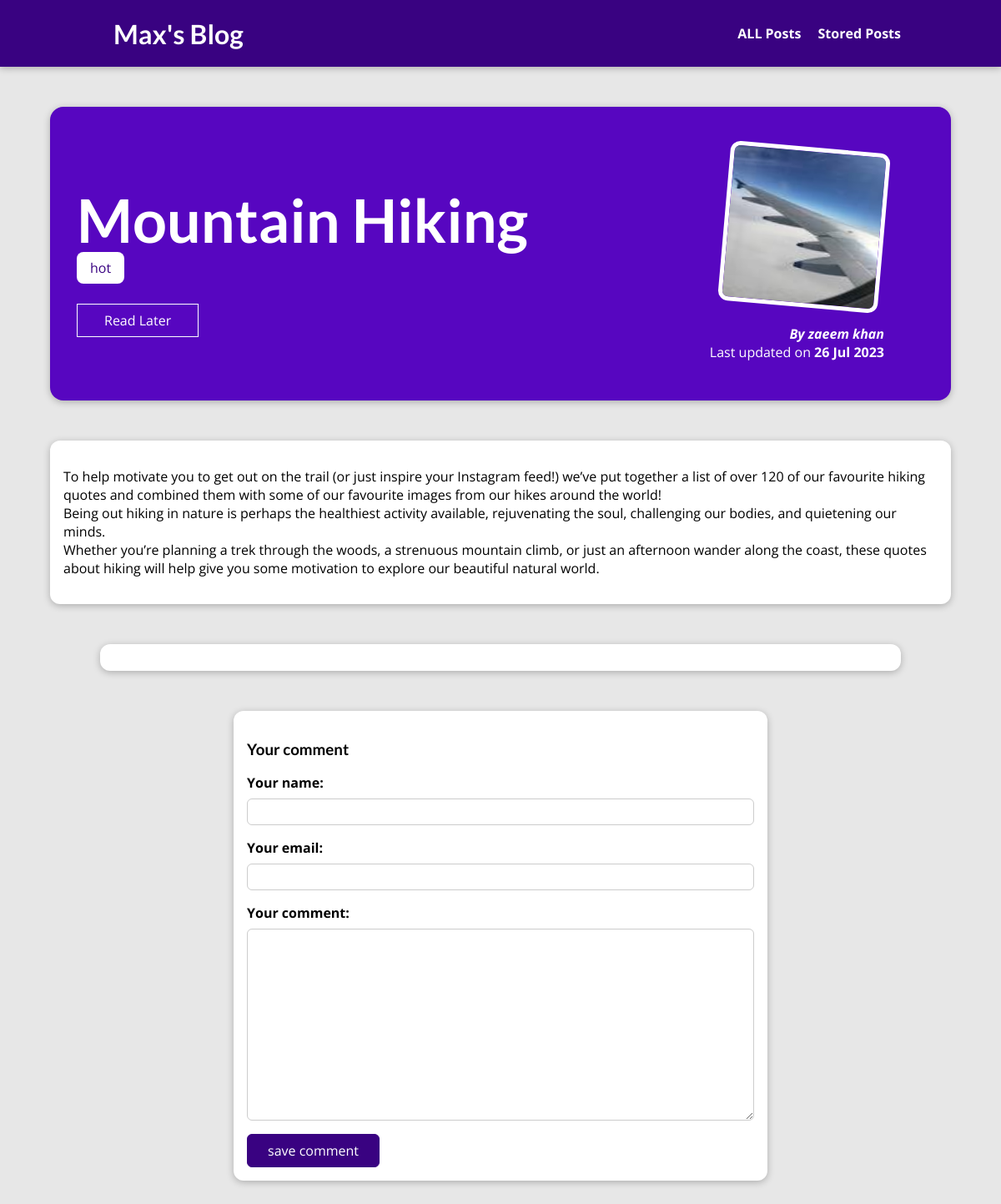
The app's page /posts/mountain-hiking with its own data.
### du2/models.py (models this page shows, shortened)
class Post(models.Model):
    title = models.CharField(max_length=150)
    excerpt = models.CharField(max_length=200)
    image = models.ImageField(upload_to="posts", null=True)
    date = models.DateField(auto_now=True)
    slug = models.SlugField(unique=True, db_index=True)
    content = models.TextField(validators=[MinLengthValidator(10)])
    author = models.ForeignKey(
        Author, on_delete=models.SET_NULL,null=True, related_name="posts")
    tags=models.ManyToManyField(Tag)

class Tag(models.Model):
    caption = models.CharField(max_length=20)

class Author(models.Model):
    first_name = models.CharField(max_length=100)
    last_name = models.CharField(max_length=100)
    email_address = models.EmailField()
    def full_name(self):
        return f"{self.first_name} {self.last_name}"
    def __str__(self):
        return self.full_name()

### du2/views.py (the view, shortened to what this page needs)
# urls.py: path("posts/<slug:slug>",views.post_detail.as_view(),name="post-detail-page"),
class post_detail(View):
     def is_stored_post(self,request,post_id):
         stored_posts=request.session.get("stored_posts")
         if stored_posts is not None:
            is_saved_for_later= post_id in stored_posts
         else:
             is_saved_for_later=False
         return is_saved_for_later
     def get(self, request, slug):
           posts=Post.objects.get(slug=slug)
           context={
               "post":posts,
               "post_tags": posts.tags.all(),
               "comment_form": Commentform(),
               "comments": posts.comments.all(),
               "save_for_later": self.is_stored_post(request,posts.id)
           }
           return render(request, "du2/post-detail.html", context)

### du2/forms.py
class Commentform(forms.ModelForm):
    class Meta:
        model= Comment
        exclude=["posts"]
        labels={
            "user_name":"Your name",
            "user_email": "Your email",
            "text":"Your comment"
        }

### du2/templates/du2/post-detail.html (shortened to what this page needs)
{% extends "base.html" %}
{% load static %}
{% block css_file %}
<link rel="stylesheet" href="{% static "du2/post-detail.css" %}">
{% endblock %}
{% block content %}
<section id="summary">
    <h2>{{ post.title }}</h2>
    <div>
      {% for tag in post_tags %}
       <span class="tag">{{ tag.caption }}</span>
       {% endfor %}
    </div>
    <div id="read-later">
      <form action="{% url "read-later" %}" method="POST">
        <button>
          {% if save_for_later %}
            Remove from read-later
          {% else %}
             Read Later
          {% endif %}
        </button>
      </form>
    </div>
    <article>
        <img src="{{ post.image.url }}" alt="{{ post.title }}"/>
        <address>By <a href="mailto:{{post.author.email_address}}">{{ post.author }}</a></address>
        <div>
            Last updated on <time>{{post.date|date:"d M Y"}}</time>
        </div>
    </article>
</section>
<main>
{{post.content|linebreaks }}
</main>
<section id="comments">
</section>
<section id="comment-form">
    <h3>Your comment</h3>
    <form action="{% url "post-detail-page" post.slug %}" method="POST">
      {% for form_field in comment_form %}
        <div class="form-control {% if form_field.errors %}invalid{% endif%}">
            {{form_field.label_tag}}
            {{form_field}}
        </div>
        {% endfor %}
        <button>save comment</button>
    </form>
</section>
{% endblock %}

### static/app.css (style rules this page uses)
* { box-sizing: border-box; }
html { font-family: 'Open Sans', 'Lato', sans-serif; }
body { margin: 0; }
h1, h2, h3 { font-family: 'Lato', sans-serif; font-weight: bold; }

### du2/static/du2/post-detail.css (style rules this page uses)
body { background-color: #e7e7e7; }
#summary { margin: 8rem auto 3rem auto; padding: 2rem; width: 90%; max-width: 90rem; border-radius: 16px; background-color: #5706c0; position: relative; box-shadow: 0 2px 8px rgba(0, 0, 0, 0.25); height: 22rem; }
#summary h2 { color: white; font-size: 4.5rem; margin-bottom: 0.25rem; }
#summary article { position: absolute; top: 2rem; right: 3rem; padding: 1rem 2rem; border-radius: 12px; text-align: right; color: white; }
#summary article img { width: 12rem; height: 12rem; border-radius: 12px; transform: rotateZ(5deg); border: 5px solid white; margin-bottom: 1rem; }
#summary address { font-weight: bold; }
#summary a { color: white; text-decoration: none; }
#summary time { font-weight: bold; }
#read-later { margin: 2rem 0; }
#read-later button { background-color: transparent; border: 1px solid white; padding: 0.5rem 2rem; font: inherit; color: white; cursor: pointer; }
main { width: 90%; max-width: 90rem; margin: 3rem auto; background-color: white; padding: 1rem; border-radius: 12px; box-shadow: 0 2px 8px rgba(0, 0, 0, 0.25); }
.tag { background-color: white; color: #390281; padding: 0.5rem 1rem; border-radius: 8px; }
#comment-form { margin: 3rem auto; width: 90%; max-width: 40rem; border-radius: 12px; background-color: white; box-shadow: 0 2px 8px rgba(0, 0, 0, 0.25); padding: 1rem; }
#comment-form button { font: inherit; background-color: #390281; color: white; border: 1px solid #390281; padding: 0.5rem 1.5rem; border-radius: 6px; cursor: pointer; }
.form-control { margin-bottom: 1rem; }
.form-control label { font-weight: bold; margin-bottom: 0.5rem; display: block; }
.form-control input, .form-control textarea { display: block; width: 100%; font: inherit; padding: 0.25rem; border-radius: 6px; border: 1px solid #ccc; }
#comments { margin: 3rem auto; width: 90%; max-width: 60rem; border-radius: 12px; background-color: white; box-shadow: 0 2px 8px rgba(0, 0, 0, 0.25); padding: 1rem 2rem; }

### records on screen
Post: title "Mountain Hiking", image (picture), author "zaeem khan", date "26 Jul 2023", content "To help motivate you to get out on the trail (or just inspire your Instagram feed!) we’ve put together a list of over 120 of our favourite hiking quotes and combined them with some of our favourite images from our hikes around the world! Being out hiking in nature is perhaps the healthiest activity available, rejuvenating the soul, challenging our bodies, and quietening our minds. Whether you’re planning a trek through the woods, a strenuous mountain climb, or just an afternoon wander along the coast, these quotes about hiking will help give you some motivation to explore our beautiful natural world."
Tag: caption "hot"
